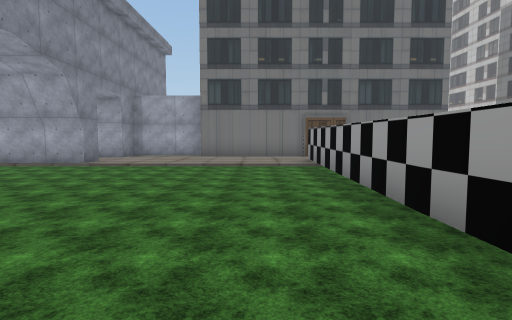
view 1 (above)

23 first-person views from a walk through a Unity game level. The camera is 1.4 m above the floor, tilts 4° down and sees 80° across. The floor is counted in squares, 2 m on a side. Each view is taken from the middle of a square. On the plan, view 1 faces up. The plan holds only what a view shows up to about 10 squares ahead; the rest is blank. The place goes on beyond the plan. Some animated figures are left out. Some surface patterns are stand-ins.

view 2
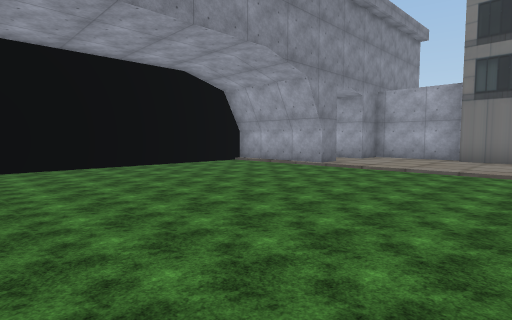

view 3
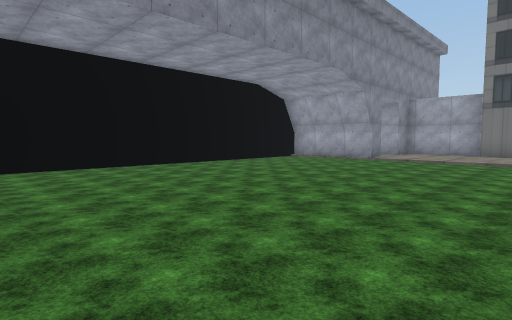

view 4
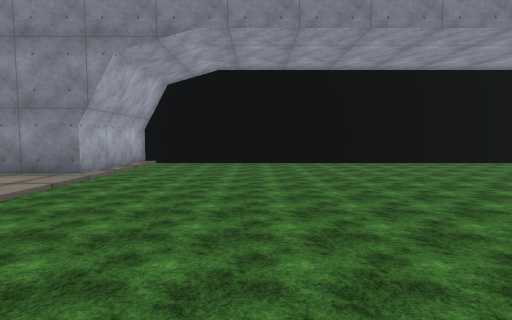

view 5
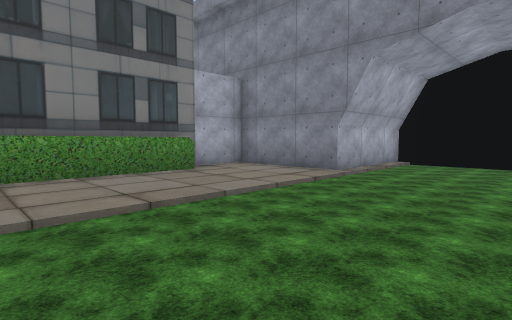

view 6
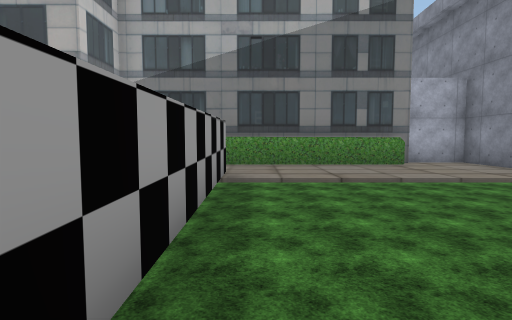

view 7
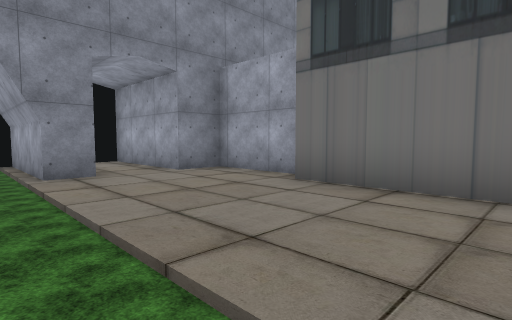

view 8
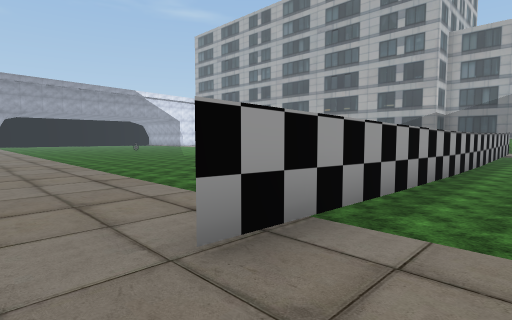

view 9
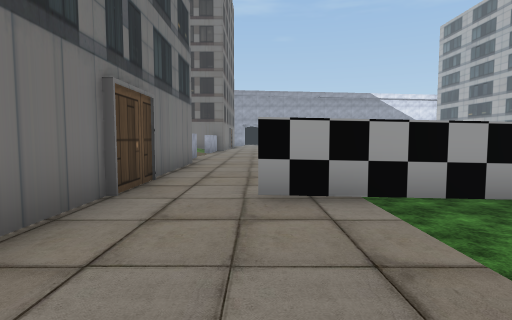

view 10
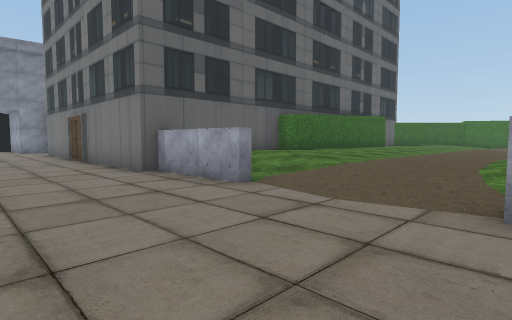

view 11
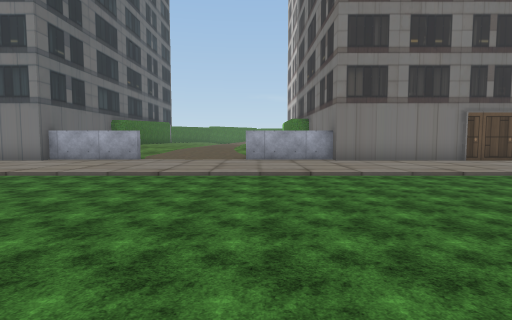

view 12
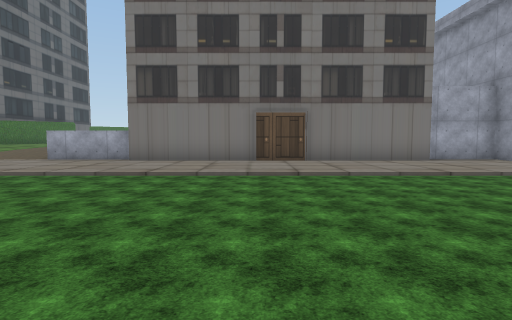

view 13
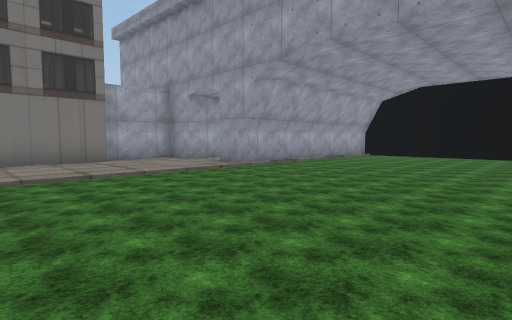

view 14
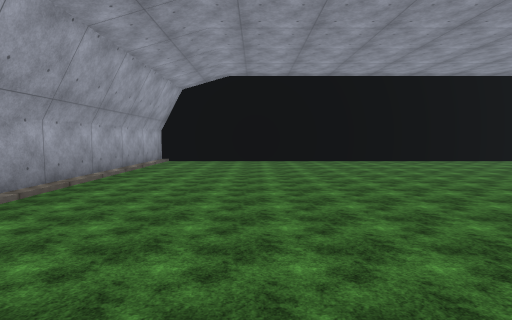

view 15
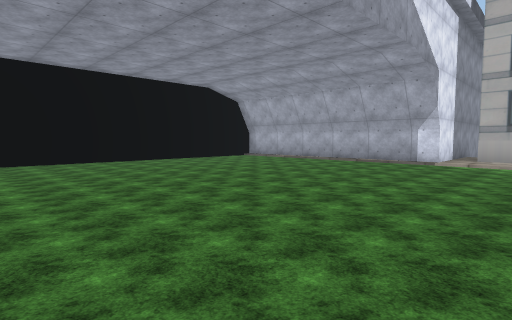

view 16
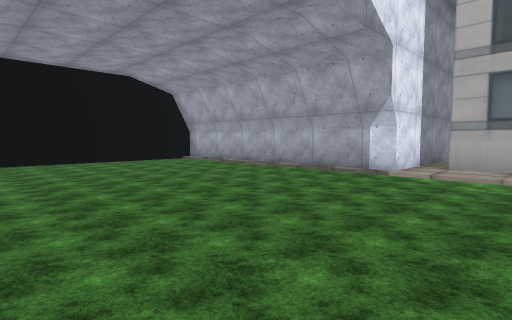

view 17
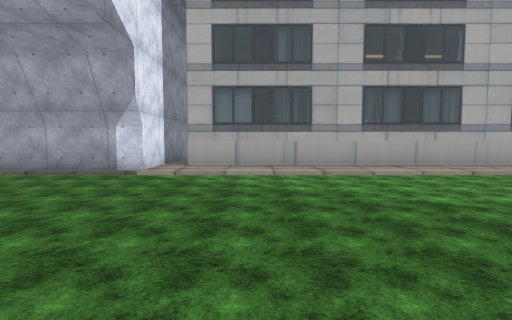

view 18
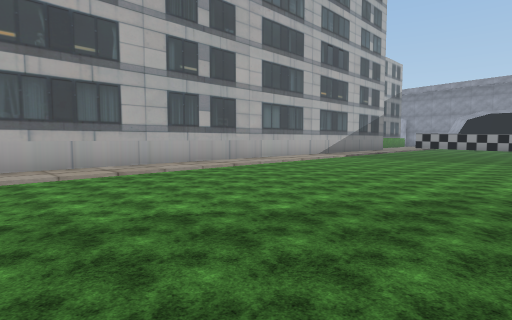

view 19
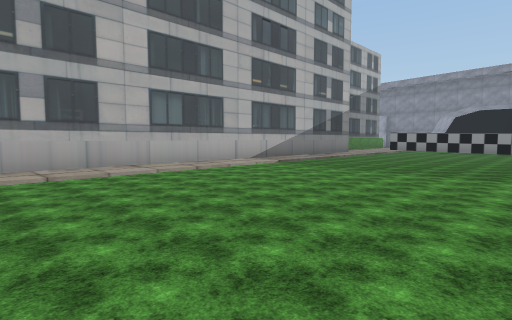

view 20
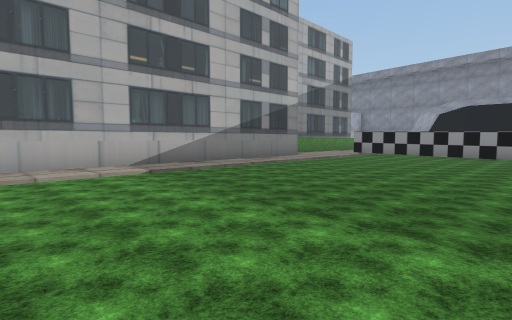

view 21
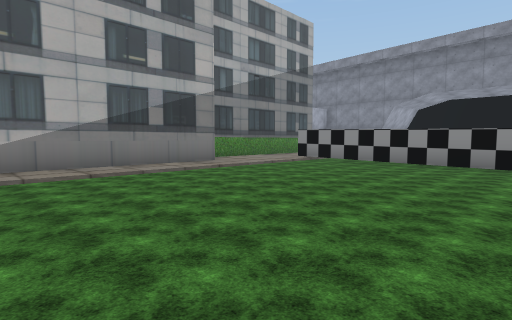

view 22
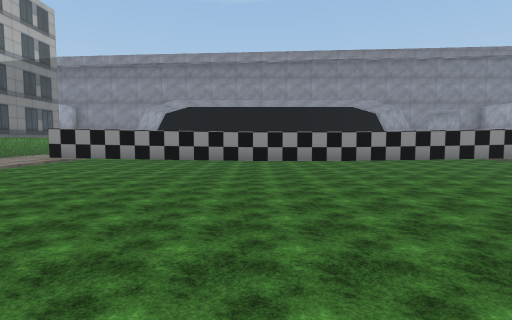

view 23
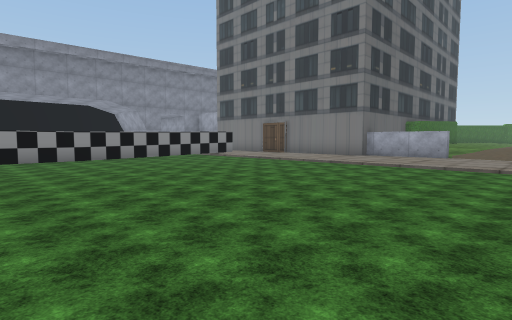

### Floor plan
Key: @ floor where view 1 was taken; # wall or solid block; . main floor; : floor 0.25 m higher than the main floor; + floor 0.5 m higher than the main floor; * floor 0.75 m higher than the main floor; % floor 1 m higher than the main floor; / step, stairs or slope; = window, fence, low wall or low ledge.
Columns run from 8 left of view 1 to 34 right of it. Each row starts with its distance up from view 1.
 19                   +**
 18                  *+**
 17                #*/+**
 16                #*/+**
 15               #*%*+**
 14               #%%*+**
 13               #///////
 12    ####       #/ /////          ####
 11 ####::############:::############::#
 10 #:::::::::::::::::::::::::::::::::::
  9 # :::::::::::::::::::::::::::::::::
  8 ####::::::#::::::::::::::::::::::::########
  7 #.........#...............................#
  6 #.........#...............................#
  5 #.........#...............................#
  4 #.........#............. .................#
  3 #.........#............   ................#
  2 #.........#...........     . .............#
  1 #.........#..........           ..........#
  0 #.......@.#.................... ..........#
 -1 #.........#...............................#
 -2 #.........#...............................#
 -3 #.........#...............................#
 -4 #.........#...............................#
 -5 #.........#...............................#
 -6 #/////////#//////////////////////////////
 -7 ####:::::::::::::::::::::::::::::::######
 -8    #::=:::: :#####################:#
 -9    ########                       :#
-10                                   ##

Positions as (right, up) in squares from view 1, and headings:
1: (0, 0), facing up
2: (0, 1), facing up-left
3: (0, -2), facing up-left
4: (1, -3), facing left
5: (1, -3), facing down-left
6: (1, -1), facing down
7: (1, 7), facing up-left
8: (0, 10), facing down-right
9: (-2, 9), facing right
10: (13, 8), facing up-left
11: (13, 2), facing up
12: (19, 2), facing up
13: (21, 2), facing up-right
14: (24, 5), facing right
15: (24, 3), facing down-right
16: (24, 0), facing down-right
17: (24, 0), facing down
18: (22, 0), facing down-left
19: (18, 0), facing down-left
20: (14, 0), facing down-left
21: (10, 0), facing down-left
22: (11, 0), facing left
23: (12, 0), facing up-left
